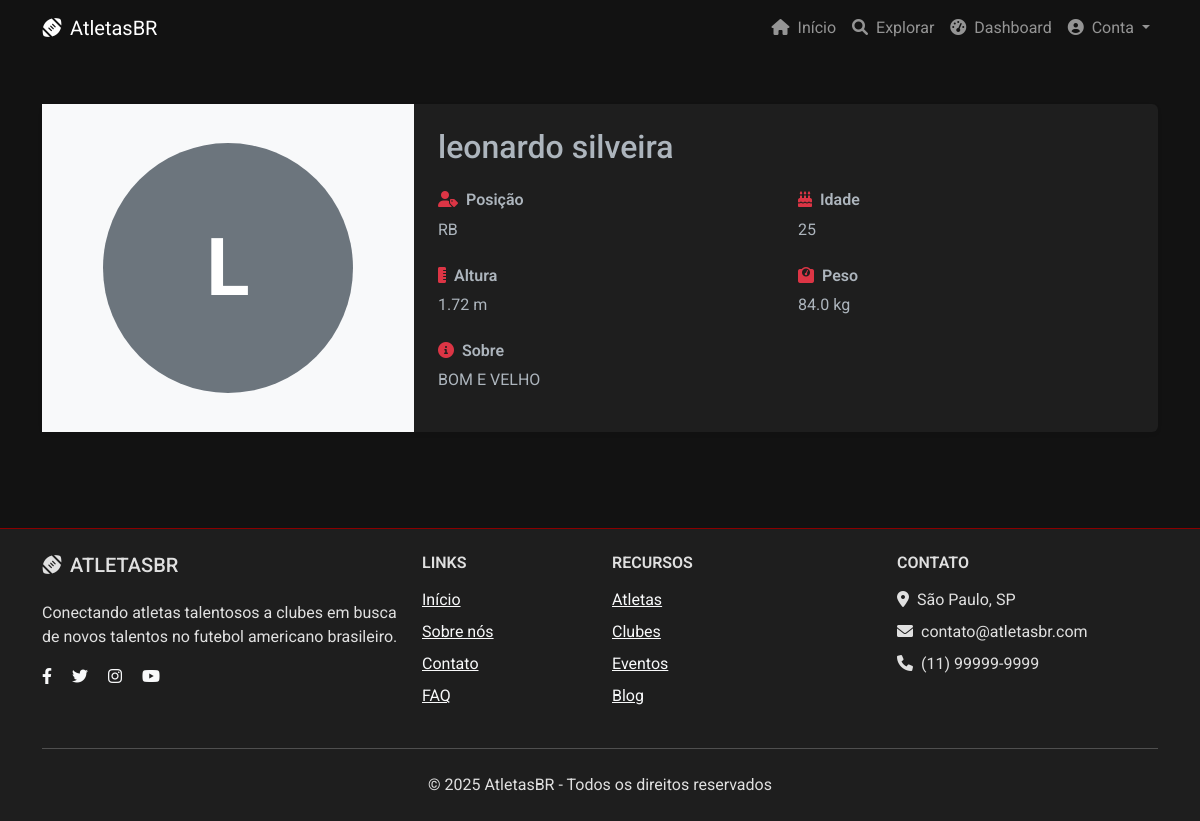
The app's page /athlete-profile/11/ (signed in) with its own data.
### core/models.py (models this page shows, shortened)
class User(AbstractUser):
    is_athlete = models.BooleanField(default=False)
    is_club = models.BooleanField(default=False)

class AthleteProfile(models.Model):
    HOUSING_CHOICES = [
        ('none', 'Não necessário'),
        ('shared', 'Compartilhada'),
        ('private', 'Privativa'),
    ]
    FOOD_CHOICES = [
        ('none', 'Não necessário'),
        ('partial', 'Parcial'),
        ('full', 'Completa'),
    ]
    TRANSPORT_CHOICES = [
        ('none', 'Não necessário'),
        ('local', 'Local'),
        ('full', 'Completo'),
    ]
    user = models.OneToOneField(User, on_delete=models.CASCADE)
    full_name = models.CharField(max_length=100, blank=True, default='')
    position = models.CharField(max_length=50, blank=True, default='')
    height = models.FloatField(help_text="Em metros", null=True, blank=True, default=None)
    weight = models.FloatField(help_text="Em kg", null=True, blank=True, default=None)
    age = models.PositiveIntegerField(null=True, blank=True, default=None)
    bio = models.TextField(blank=True, default='')
    video_link = models.URLField(blank=True, default='')
    photo = models.ImageField(upload_to='athletes/', blank=True)
    desired_salary = models.DecimalField(
        max_digits=10, decimal_places=2,
        null=True, blank=True,
        verbose_name="Salário Desejado (USD)"
    )
    needs_housing = models.CharField(
        max_length=10,
        choices=HOUSING_CHOICES,
        default='none',
        verbose_name="Moradia"
    )
    needs_food = models.CharField(
        max_length=10,
        choices=FOOD_CHOICES,
        default='none',
        verbose_name="Alimentação"
    )
    needs_transport = models.CharField(
        max_length=10,
        choices=TRANSPORT_CHOICES,
        default='none',
        verbose_name="Transporte"
    )

### core/views.py (the view)
# urls.py: path('athlete-profile/<int:user_id>/', views.athlete_profile, name='athlete_profile'),
@login_required
def athlete_profile(request, user_id):
    user = get_object_or_404(User, id=user_id)
    if not hasattr(user, 'athleteprofile'):
        return render(request, 'core/athlete_profile_not_found.html', {'user': user})
    return render(request, 'core/athlete_profile.html', {
        'athlete': user,
        'profile': user.athleteprofile,
    })

### core/templates/core/athlete_profile.html (shortened to what this page needs)
{% extends 'base.html' %}
{% block content %}
<div class="container py-5">
    <div class="card shadow-sm border-0">
        <div class="row g-0">
            <div class="col-md-4 text-center bg-light p-4 d-flex align-items-center justify-content-center">
                {% if profile.photo %}
                    <img src="{{ profile.photo.url }}" alt="Foto de {{ profile.full_name }}" class="img-fluid rounded-circle" style="max-width: 250px; max-height: 250px; object-fit: cover;">
                {% else %}
                    <div class="rounded-circle bg-secondary text-white d-flex align-items-center justify-content-center"
                         style="width: 250px; height: 250px; font-size: 5rem; font-weight: 700;">
                        {{ athlete.username|first|upper }}
                    </div>
                {% endif %}
            </div>
            <div class="col-md-8 p-4">
                <h2 class="mb-4">{{ profile.full_name|default:athlete.username }}</h2>
                <div class="row mb-3">
                    <div class="col-6">
                        <h6><i class="fas fa-user-tag me-2 text-danger"></i>Posição</h6>
                        <p>{{ profile.position|default:"Não informada" }}</p>
                    </div>
                    <div class="col-6">
                        <h6><i class="fas fa-birthday-cake me-2 text-danger"></i>Idade</h6>
                        <p>{{ profile.age|default:"Não informada" }}</p>
                    </div>
                </div>
                <div class="row mb-3">
                    <div class="col-6">
                        <h6><i class="fas fa-ruler-vertical me-2 text-danger"></i>Altura</h6>
                        <p>{{ profile.height|default:"Não informada" }} m</p>
                    </div>
                    <div class="col-6">
                        <h6><i class="fas fa-weight me-2 text-danger"></i>Peso</h6>
                        <p>{{ profile.weight|default:"Não informado" }} kg</p>
                    </div>
                </div>
                {% if profile.bio %}
                <div class="mb-3">
                    <h6><i class="fas fa-info-circle me-2 text-danger"></i>Sobre</h6>
                    <p>{{ profile.bio }}</p>
                </div>
                {% endif %}
            </div>
        </div>
    </div>
</div>
{% endblock %}

### core/static/core/css/theme.css (style rules this page uses)
:root { --primary-red: #e60000; --dark-red: #8B0000; --black: #121212; --dark-gray: #1e1e1e; --light-gray: #e0e0e0; --red-accent: #ff3333; --red-gradient-start: var(--black); --red-gradient-end: var(--dark-red); --dark-gradient-start: #1e1e1e; --dark-gradient-end: #121212; --light-accent: #f5f5f5; --text-shadow: rgba(0, 0, 0, 0.5); }
body { background-color: var(--black); color: var(--light-gray); font-family: 'Roboto', sans-serif; }
.card { background-color: var(--dark-gray); border: none; border-bottom: 3px solid var(--dark-red); box-shadow: 0 8px 16px rgba(0, 0, 0, 0.2); }

### core/templates/core/athlete_profile.html (style rules this page uses)
h6 { font-weight: 600; }
p { font-size: 1rem; margin-bottom: 0.5rem; }

### records on screen
User: username|first "L"
AthleteProfile: full_name "leonardo silveira", position "RB", age "25", height "1.72", weight "84.0", bio "BOM E VELHO"
